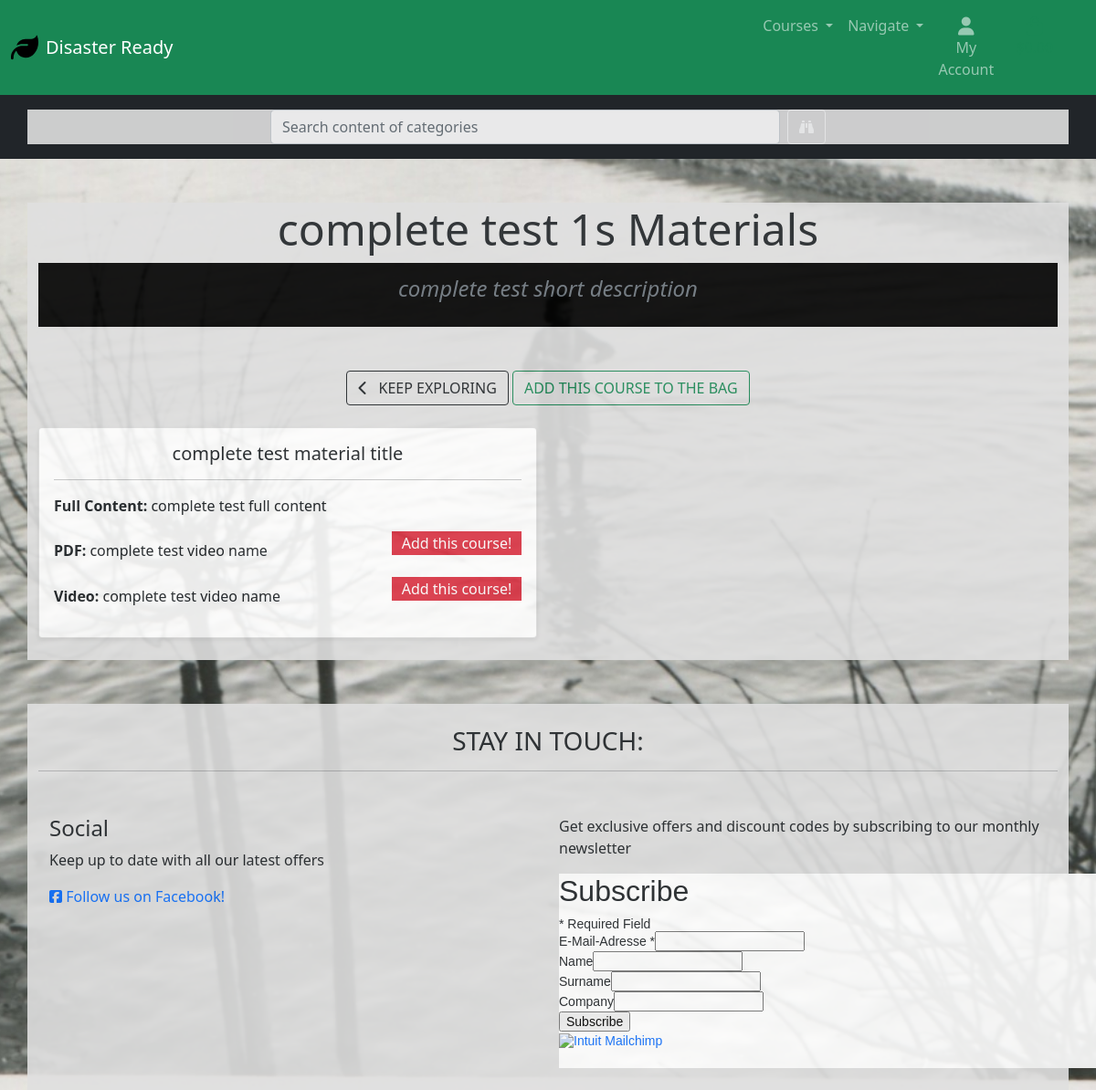
Before: /categories/materials/10/ (signed in) with the older database file.
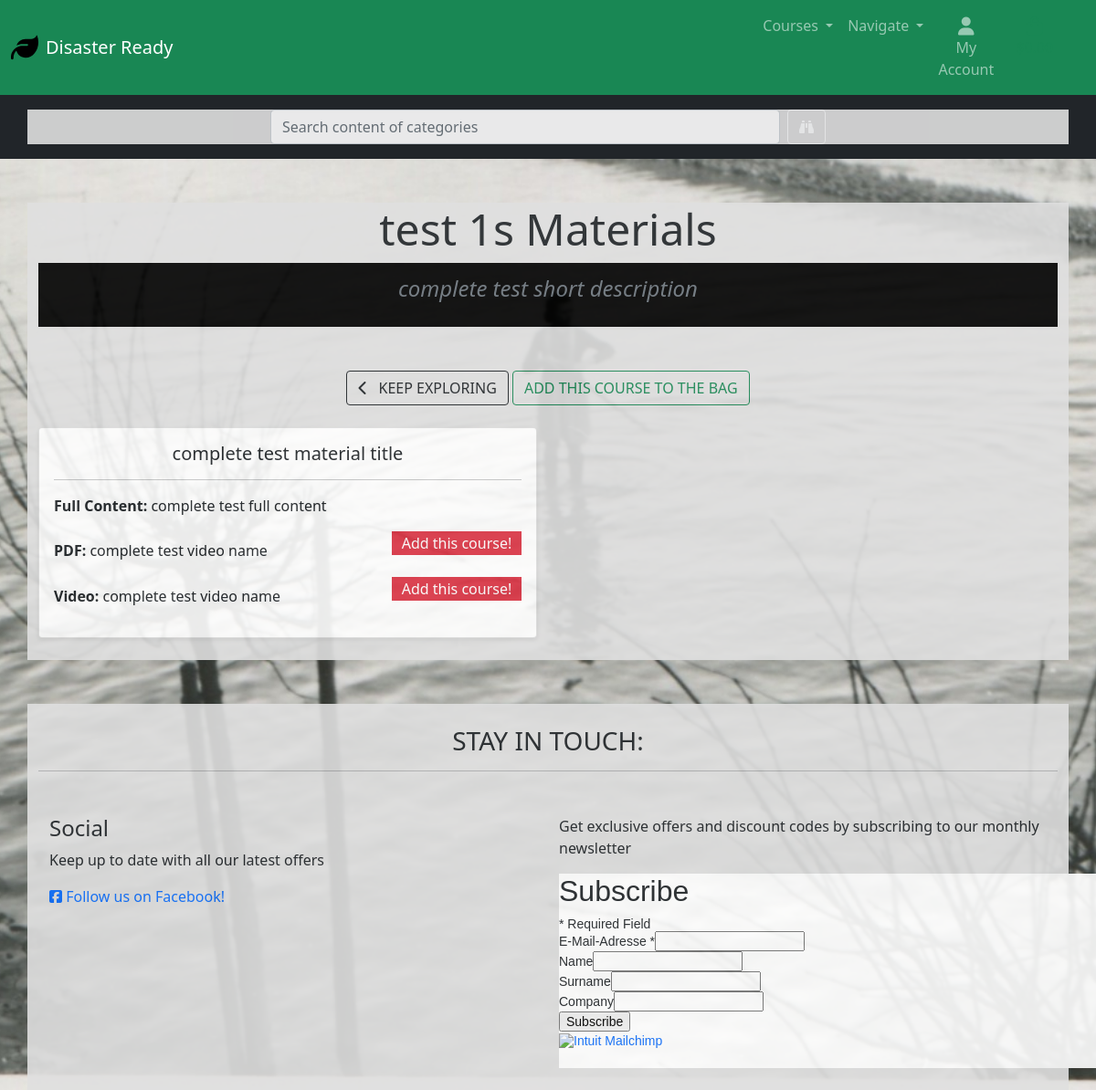
After: the same page with the newer database file.
### products/models.py (models this page shows, shortened)
class Category(models.Model):
    name = models.CharField(max_length=50)
    friendly_name = models.CharField(max_length=100)
    difficulty_level = models.CharField(max_length=50)
    credits = models.IntegerField()
    number_of_lectures = models.IntegerField()
    est_time = models.IntegerField()
    short_description = models.TextField(max_length=255)
    long_description = models.TextField(max_length=1000)
    test = models.BooleanField(default=False)
    logo = models.ImageField(upload_to='logos/', null=True, blank=True)
    price = models.IntegerField(null=True, blank=True)
    starting_date = models.CharField(max_length=100, null=True, blank=True)

class Material(models.Model):
    category = models.ForeignKey(Category, on_delete=models.CASCADE)
    material_title = models.TextField(max_length=255)
    full_content = models.TextField()
    pdf_file = models.FileField(upload_to='pdfs/', null=True, blank=True)
    video_url = models.URLField(max_length=200, null=True, blank=True)
    video_name = models.CharField(max_length=255, null=True, blank=True)
    pdf_name = models.CharField(max_length=255, null=True, blank=True)
    def get_pdf_name(self):
        return self.pdf_name or "No PDF"

### products/views.py (the view)
# urls.py: path('materials/<int:category_id>/', views.category_detail, name='materials'),
@login_required
def category_detail(request, category_id):
    category = get_object_or_404(Category, pk=category_id)
    materials = Material.objects.filter(category=category)
    context = {
        'category': category,
        'materials': materials,
    }
    return render(request, 'products/material.html', context)

### products/context_processors.py (called while the page is built)
def categories_processor(request):
    return {"categories": Category.objects.all()}

### products/templates/products/material.html (shortened to what this page needs)
{% extends "base.html" %}
{% load static %}
{% block content %}
<div class="container mt-5">
    <div class="text-center mb-4">
        <h1 class="display-5">{{ category.name }}s Materials</h1>
        <div id="materials-subtitle-field">
            <p class="lead text-muted text-white fs-4 mb-0"><em>{{ category.short_description }}</em></p>
        </div>
        <form class="form" action="{% url 'add_to_bag' category.id %}" method="POST">
            <div class="row">
                <div class="col-12">
                    <a href="{% url 'categories' %}" class="btn btn-outline-dark mt-5">
                        <span class="me-2">
                            <i class="fas fa-chevron-left"></i>
                        </span>
                        <span class="text-uppercase">Keep Exploring</span>
                    </a>
                    <input type="submit" class="btn text-uppercase mt-5 add-course-button
                    {% if category.id in purchased_courses %} btn-primary {% else %} btn-outline-success {% endif %}"
                        id="add-course-button"
                        value="{% if category.id in purchased_courses %}Course Unlocked{% else %}Add This Course to the Bag{% endif %}">
                </div>
            </div>
        </form>
    </div>
    <div class="row">
        {% for material in materials %}
        <div class="col-md-6 mb-4">
            <div class="card h-100 shadow-sm">
                <div class="card-body">
                    <h5 class="card-title text-center">{{ material.material_title }}</h5>
                    <hr>
                    <p class="card-text"><strong>Full Content:</strong> {{ material.full_content }}</p>
                    {% if material.pdf_name or material.pdf_file %}
                    <div class="d-flex justify-content-between align-items-center mb-2">
                        {% if material.pdf_name %}
                        <span><strong>PDF:</strong> {{ material.get_pdf_name }}</span>
                        {% endif %}
                        {% if category.id in purchased_courses %}
                        {% if material.pdf_file %}
                        <a href="{{ material.pdf_file.url }}" class="btn btn-secondary btn-sm material-buttons"
                            target="">Download
                            PDF</a>
                        {% endif %}
                        {% else %}
                        <p class="bg-danger text-white purchase-divs">Add this course!</p>
                        {% endif %}
                    </div>
                    {% endif %}
                    {% if material.video_name or material.video_url %}
                    <div class="d-flex justify-content-between align-items-center mb-2">
                        {% if material.video_name %}
                        <span><strong>Video:</strong> {{ material.video_name }}</span>
                        {% endif %}
                        {% if category.id in purchased_courses %}
                        {% if material.video_url %}
                        <a href="{{ material.video_url }}" class="btn btn-primary btn-sm material-buttons"
                            target="">Watch
                            Video</a>
                        {% endif %}
                        {% else %}
                        <p class="bg-danger text-white purchase-divs">Add this course!</p>
                        {% endif %}
                    </div>
                    {% endif %}
                </div>
            </div>
        </div>
        {% endfor %}
    </div>
</div>
{% endblock %}

### templates/base.html (shortened to what this page needs)
{% load static %}
<!doctype html>
<html lang="en">
<head>
  {% block corecss %}
  <link href="https://cdn.jsdelivr.net/npm/bootstrap@5.0.2/dist/css/bootstrap.min.css" rel="stylesheet"
>
  <link rel="stylesheet" href="{% static 'css/base.css' %}">
  <link href="https://cdn.jsdelivr.net/npm/bootstrap-icons/font/bootstrap-icons.css" rel="stylesheet">
  {% endblock %}
</head>
<body>
  {% block page_header %}
  <!DOCTYPE html>
  <html lang="en">
  <head>
    <link href="https://cdn.jsdelivr.net/npm/bootstrap@5.0.2/dist/css/bootstrap.min.css" rel="stylesheet">
  </head>
  <body>
    <nav class="navbar navbar-expand-lg navbar-dark bg-success">
      <div class="container-fluid d-flex">
        <a class="navbar-brand d-flex align-items-center" href="{% url 'home' %}">
          <img src="{% static 'images/leaf-solid.svg' %}" alt="Logo" width="30" height="30"
            class="d-inline-block align-top me-2">
          <span>Disaster Ready</span>
        </a>
        <div class="collapse navbar-collapse" id="navbarContent">
          <ul class="navbar-nav ms-auto">
            <li class="nav-item dropdown">
              <a class="nav-link dropdown-toggle" href="#" id="categoriesDropdown" role="button"
                data-bs-toggle="dropdown" aria-expanded="false">
                Courses
              </a>
            </li>
            <li class="nav-item dropdown">
              <a class="nav-link dropdown-toggle" href="#" id="navigationDropdown" role="button"
                data-bs-toggle="dropdown" aria-expanded="false">
                Navigate
              </a>
            </li>
            <div class="col-12 col-lg-4 my-auto py-1 py-lg-0">
              <ul class="list-inline list-unstyled text-center text-lg-end my-0 d-flex">
                <li class="list-inline-item dropdown">
                  <a class="text-black nav-link" href="#" id="user-options" data-bs-toggle="dropdown"
                    aria-expanded="false">
                    <div class="text-center">
                      <div><i class="fas fa-user fa-lg"></i></div>
                      <p class="my-0">My Account</p>
                    </div>
                  </a>
                </li>
                <li class="list-inline-item">
                  <a class="{% if total %}custom-black fw-bold{% else %}text-success{% endif %} nav-link"
                    href="{% url 'view_bag' %}">
                    <div class="text-center">
                      <div><i class="fas fa-shopping-bag fa-lg"></i></div>
                      <p class="my-0">
                      </p>
                    </div>
                  </a>
                </li>
              </ul>
            </div>
          </ul>
        </div>
      </div>
    </nav>
    <div class="bg-dark py-3 mb-5">
      <div class="container text-center">
        <form method="GET" action="" class="d-flex justify-content-center align-items-center">
          <input class="form-control w-50 me-2" type="text" name='q' placeholder="Search content of categories"
            aria-label="Search">
          <button class="btn btn-outline-light" type="submit">
            <i class="fa-solid fa-binoculars"></i>
          </button>
        </form>
      </div>
    </div>
  </body>
  </html>
  {% endblock %}
  {% block content %}
  {% endblock %}
  {% block footerblock %}
  <footer class="container-fluid py-5 mt-n5" style="max-height: 120px;">
    <div class="container p-2">
      <section class="footer">
        <div class="row">
          <div class="col-12 text-center p-3">
            <h3 class="text-uppercase">Stay in touch:</h3>
            <hr class="mx-auto w-100">
          </div>
        </div>
        <div class="row p-3">
          <div class="col-12 col-md-6 mb-md-0">
            <h4>Social</h4>
            <p>Keep up to date with all our latest offers</p>
            <a href="https://www.facebook.com/profile.php?id=61571470064318" target="_blank" class="text-decoration-none" rel="nofollow">
              <i class="fab fa-facebook-square"></i> Follow us on Facebook!
            </a>
          </div>
          <div class="col-12 col-md-6">
            <p>Get exclusive offers and discount codes by subscribing to our monthly newsletter</p>
            <div id="mc_embed_shell">
              <link href="//cdn-images.mailchimp.com/embedcode/classic-061523.css" rel="stylesheet" type="text/css">
        <div id="mc_embed_signup">
            <form action="https://herokuapp.us8.list-manage.com/subscribe/post?u=b2a8102f1176fc9a23b950bb3&amp;id=88d134c7f4&amp;f_id=003b36e0f0" method="post" id="mc-embedded-subscribe-form" name="mc-embedded-subscribe-form" class="validate" target="_blank">
                <div id="mc_embed_signup_scroll"><h2>Subscribe</h2>
                    <div class="indicates-required"><span class="asterisk">*</span> Required Field</div>
                    <div class="mc-field-group"><label for="mce-EMAIL">E-Mail-Adresse <span class="asterisk">*</span></label><input type="email" name="EMAIL" class="required email" id="mce-EMAIL" required="" value=""></div><div class="mc-field-group"><label for="mce-FNAME">Name </label><input type="text" name="FNAME" class=" text" id="mce-FNAME" value=""></div><div class="mc-field-group"><label for="mce-LNAME">Surname </label><input type="text" name="LNAME" class=" text" id="mce-LNAME" value=""></div><div class="mc-field-group"><label for="mce-COMPANY">Company </label><input type="text" name="COMPANY" class=" text" id="mce-COMPANY" value=""></div>
                <div class="optionalParent">
                    <div class="clear foot">
                        <input type="submit" name="subscribe" id="mc-embedded-subscribe" class="button" value="Subscribe">
                        <p style="margin: 0px auto;"><a href="http://eepurl.com/i7x6cM" title="Mailchimp – Einfaches, schnelles E-Mail-Marketing"><span style="display: inline-block; background-color: transparent; border-radius: 4px;"><img class="refferal_badge" src="https://digitalasset.intuit.com/render/content/dam/intuit/mc-fe/en_us/images/intuit-mc-rewards-text-dark.svg" alt="Intuit Mailchimp" style="width: 220px; height: 40px; display: flex; padding: 2px 0px; justify-content: center; align-items: center;"></span></a></p>
                    </div>
                </div>
            </div>
        </form>
        </div>
          </div>
        </div>
      </section>
    </div>
  </footer>
  {% endblock %}
</body>
</html>

### static/css/base.css (style rules this page uses)
html { height: 100%; }
body { background: url('/media/cover_photo.jpg') no-repeat center center fixed; background-size: cover; height: calc(100vh - 164px); color: #555; font-family: 'Lato'; }
.purchase-divs { width: 142px; padding: 1px; text-align: center; }
.container { background-color: rgb(223, 223, 223); opacity: 0.9; }
#materials-subtitle-field { background-color: black; width: 100%; min-height: 70px; padding: 10px; text-align: center; color: white; font-size: 18px; font-weight: 600; }
#mc_embed_signup { background:#fff; clear:left; font:14px Helvetica,Arial,sans-serif; width: 600px; }

Changed rows visible on the page:
changed Category "complete test short description": name "complete test 1" → "test 1"
